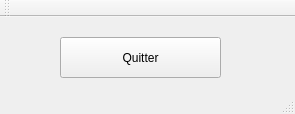
<?xml version="1.0" encoding="UTF-8"?>
<ui version="4.0">
 <class>ServeurBanqueWindow</class>
 <widget class="QMainWindow" name="ServeurBanqueWindow">
  <property name="geometry">
   <rect>
    <x>0</x>
    <y>0</y>
    <width>295</width>
    <height>114</height>
   </rect>
  </property>
  <property name="windowTitle">
   <string>Serveur Banque Window</string>
  </property>
  <widget class="QWidget" name="centralWidget">
   <widget class="QPushButton" name="pushButton">
    <property name="geometry">
     <rect>
      <x>60</x>
      <y>20</y>
      <width>161</width>
      <height>41</height>
     </rect>
    </property>
    <property name="text">
     <string>Quitter</string>
    </property>
   </widget>
  </widget>
  <widget class="QMenuBar" name="menuBar">
   <property name="geometry">
    <rect>
     <x>0</x>
     <y>0</y>
     <width>295</width>
     <height>21</height>
    </rect>
   </property>
  </widget>
  <widget class="QToolBar" name="mainToolBar">
   <attribute name="toolBarArea">
    <enum>TopToolBarArea</enum>
   </attribute>
   <attribute name="toolBarBreak">
    <bool>false</bool>
   </attribute>
  </widget>
  <widget class="QStatusBar" name="statusBar"/>
 </widget>
 <layoutdefault spacing="6" margin="11"/>
 <resources/>
 <connections>
  <connection>
   <sender>pushButton</sender>
   <signal>clicked()</signal>
   <receiver>ServeurBanqueWindow</receiver>
   <slot>close()</slot>
   <hints>
    <hint type="sourcelabel">
     <x>44</x>
     <y>68</y>
    </hint>
    <hint type="destinationlabel">
     <x>45</x>
     <y>102</y>
    </hint>
   </hints>
  </connection>
 </connections>
</ui>
